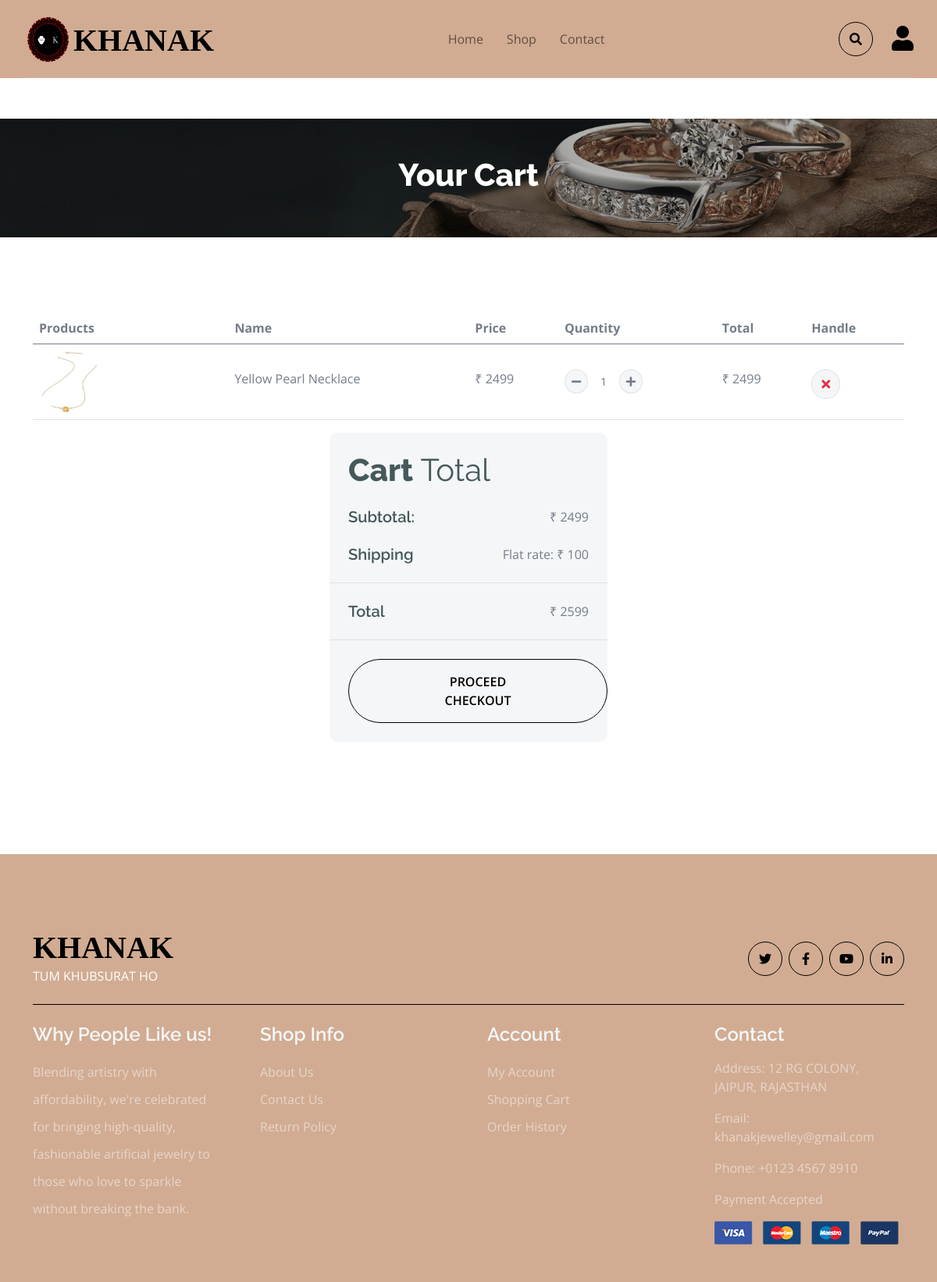
/cart.php?user_id=21, run on the app's committed database.
### tables this page shows
CREATE TABLE `cart` (
  `user_id` int(10) DEFAULT NULL,
  `product_id` int(10) NOT NULL,
  `product_name` varchar(200) NOT NULL,
  `price` int(100) NOT NULL,
  `quantity` int(100) NOT NULL DEFAULT 1,
  `total` int(100) GENERATED ALWAYS AS (`price` * `quantity`) STORED
);

CREATE TABLE `product_detail` (
  `product_id` int(11) NOT NULL,
  `category` varchar(15) NOT NULL,
  `product_name` varchar(2000) NOT NULL,
  `price` float NOT NULL,
  `small_description` varchar(700) NOT NULL,
  `description` varchar(5000) NOT NULL,
  `p_img` varchar(300) NOT NULL
);

### cart.php (the view, shortened to what this page needs)
<?php
include('server.php');
$subtotal = 0;
$shipping = 0;
if (isset($_GET['user_id'])) {
    $user_id = $_GET['user_id'];
    $index_link = "index.php?user_id=$user_id";
    $shop_link = "shop.php?user_id=$user_id";
    $contact_link = "contact.php?user_id=$user_id";
    $user_profile_link = "user_profile.php?user_id=$user_id";
    $cart_link = "cart.php?user_id=$user_id";
    $select_query = "SELECT SUM(total) AS subtotal FROM cart WHERE user_id = $user_id";
    $result_query = mysqli_query($conn, $select_query);
    $row = mysqli_fetch_assoc($result_query);
    if ($row['subtotal'] !== null) {
        $subtotal = $row['subtotal'];
    }
    $check_shipping_query = "SELECT * FROM cart";
    $result_shipping_query = mysqli_query($conn, $check_shipping_query);
    if (mysqli_num_rows($result_shipping_query) > 0) {
        $shipping = 100;
    } else {
        $shipping = 0;
    }
} else {
    $shop_link = "login.php";
    $index_link = "login.php";
    $contact_link = "contact.php";
    $user_profile_link = "login.php";
    $cart_link = "login.php";
}
?>
<!DOCTYPE html>
<html lang="en">
<head>
    <link rel="stylesheet" href="https://use.fontawesome.com/releases/v5.15.4/css/all.css" />
    <link href="https://cdn.jsdelivr.net/npm/bootstrap-icons@1.4.1/font/bootstrap-icons.css" rel="stylesheet">
    <link href="lib/lightbox/css/lightbox.min.css" rel="stylesheet">
    <link href="lib/owlcarousel/assets/owl.carousel.min.css" rel="stylesheet">
    <link href="css/bootstrap.min.css" rel="stylesheet">
    <link href="css/style.css" rel="stylesheet">
</head>
<body>
    <div class="container-fluid fixed-top">
        <div class="container px-0">
            <nav class="navbar navbar-light bg-white navbar-expand-xl">
                <img src="img/logo.png" class="logo" alt="n">
                <a href="<?php echo $index_link; ?>" class="navbar-brand">
                    <h1 class="text-primary display-6" style="font-family: droid serif; padding-top:7%">KHANAK</h1>
                </a>
                <div class="collapse navbar-collapse bg-white" id="navbarCollapse">
                    <div class="navbar-nav mx-auto">
                        <a href="<?php echo $index_link; ?>" class="nav-item nav-link">Home</a>
                        <a href="<?php echo $shop_link; ?>" class="nav-item nav-link">Shop</a>
                        <a href="<?php echo $contact_link; ?>" class="nav-item nav-link">Contact</a>
                    </div>
                    <div class="d-flex m-3 me-0">
                        <button class="btn-search btn border border-secondary btn-md-square rounded-circle bg-white me-4" data-bs-toggle="modal" data-bs-target="#searchModal"><i class="fas fa-search text-primary"></i></button>
                        <a href="<?php echo $user_profile_link; ?>" class="my-auto">
                            <i class="fas fa-user fa-2x"></i>
                        </a>
                    </div>
                </div>
            </nav>
        </div>
    </div>
    <div class="container-fluid page-header py-5">
        <h1 class="text-center text-white display-6">Your Cart</h1>
    </div>
    <div class="container-fluid py-5">
        <div class="container py-5">
            <div class="table-responsive">
                <table class="table">
                    <thead>
                        <tr>
                            <th scope="col">Products</th>
                            <th scope="col">Name</th>
                            <th scope="col">Price</th>
                            <th scope="col">Quantity</th>
                            <th scope="col">Total</th>
                            <th scope="col">Handle</th>
                        </tr>
                    </thead>
                    <tbody>
                        <?php
                            if(isset($_GET['user_id'])){
                                $user_id = $_GET['user_id'];
                            }
                            $select_query = "SELECT cart.*, product_detail.p_img FROM cart INNER JOIN product_detail ON cart.product_id = product_detail.product_id WHERE cart.user_id = $user_id";
                            $result_query = mysqli_query($conn, $select_query);
                            while ($row = mysqli_fetch_assoc($result_query)) {
                                $product_name = $row['product_name'];
                                $product_id =$row['product_id'];
                                $quantity = $row['quantity'];
                                $price = $row['price'];
                                $total = $row['total'];
                                $p_img = $row['p_img'];
                                echo "
                                    <tr>
                                        <th scope='row'>
                                            <div class='d-flex align-items-center'>
                                                <img src='$p_img' class='img-fluid me-5 rounded-circle' style='width: 80px; height: 80px;' alt=''>
                                            </div>
                                        </th>
                                        <td>
                                            <p class='mb-0 mt-4'>$product_name</p>
                                        </td>
                                        <td>
                                            <p class='mb-0 mt-4'>₹ $price</p>
                                        </td>
                                        <td>
                                        <form method='POST' action='update_quantity.php'>
                                        <input type='hidden' name='user_id' value='" . $user_id . "'>
                                        <input type='hidden' name='product_id' value='" . $product_id . "'>
                                            <div class='input-group quantity mt-4' style='width: 100px;'>
                                                <div class='input-group-btn'>
                                                    <button class='btn btn-sm btn-minus rounded-circle bg-light border'>
                                                        <i class='fa fa-minus'></i>
                                                    </button>
                                                </div>
                                                <input type='text' class='form-control form-control-sm text-center border-0 quantity-input' name='quantity' value='$quantity' onchange='this.form.submit()'>
                                                <div class='input-group-btn'>
                                                    <button class='btn btn-sm btn-plus rounded-circle bg-light border'>
                                                        <i class='fa fa-plus'></i>
                                                    </button>
                                                </div>
                                            </div>
                                        </form>
                                        </td>
                                        <td>
                                            <p class='mb-0 mt-4'>₹ $total</p>
                                        </td>
                                        <td>
                                        <form method='POST' action='delete_from_cart.php'>
                                            <input type='hidden' name='user_id' value='$user_id'>
                                            <input type='hidden' name='product_id' value='$product_id'>
                                            <button type='submit' class='btn btn-md rounded-circle bg-light border mt-4 delete-btn'>
                                                <i class='fa fa-times text-danger'></i>
                                            </button>
                                        </form>
                                    </td>
                                    </tr>";
                            }
                        ?>
                    </tbody>
                </table>
            </div>
            <div class='row g-4 justify-content-center'>
                <div class='col-sm-8 col-md-7 col-lg-6 col-xl-4'>
                    <div class='bg-light rounded'>
                        <div class='p-4'>
                            <h1 class='display-6 mb-4'>Cart <span class='fw-normal'>Total</span></h1>
                            <div class='d-flex justify-content-between mb-4'>
                                <h5 class='mb-0 me-4'>Subtotal:</h5>
                                <p class='mb-0'>₹ <?php echo $subtotal; ?></p>
                            </div>
                            <div class='d-flex justify-content-between'>
                                <h5 class='mb-0 me-4'>Shipping</h5>
                                <div class=''>
                                    <p class='mb-0'>Flat rate: ₹ <?php echo $shipping; ?></p>
                                </div>
                            </div>
                        </div>
                        <div class='py-4 mb-4 border-top border-bottom d-flex justify-content-between'>
                            <h5 class='mb-0 ps-4 me-4'>Total</h5>
                            <p class='mb-0 pe-4'>₹ <?php echo $subtotal + $shipping; ?></p>
                        </div>
                        <a href='checkout.php?user_id=<?php echo $user_id; ?>'>
                            <button class='btn border-secondary rounded-pill py-3 text-primary text-uppercase mb-4 ms-4' style='padding: 6.5rem;' type='button'>Proceed Checkout</button>
                        </a>
                    </div>
                </div>
            </div>
        </div>
    </div>
    <div class="container-fluid bg-dark text-white-50 footer pt-5 mt-5">
            <div class="container py-5">
                <div class="pb-4 mb-4" style="border-bottom: 1px solid #000 ;">
                    <div class="row g-4">
                        <div class="col-lg-3">
                            <a href="#">
                                <h1 class="text-primary mb-0" style="font-family: droid serif;">KHANAK</h1>
                                <p class="text-secondary mb-0">TUM KHUBSURAT HO</p>
                            </a>
                        </div>
                        <div class="col-lg-6">
                        </div>
                        <div class="col-lg-3">
                            <div class="d-flex justify-content-end pt-3">
                                <a class="btn  btn-outline-secondary me-2 btn-md-square rounded-circle" href=""><i class="fab fa-twitter"></i></a>
                                <a class="btn btn-outline-secondary me-2 btn-md-square rounded-circle" href=""><i class="fab fa-facebook-f"></i></a>
                                <a class="btn btn-outline-secondary me-2 btn-md-square rounded-circle" href=""><i class="fab fa-youtube"></i></a>
                                <a class="btn btn-outline-secondary btn-md-square rounded-circle" href=""><i class="fab fa-linkedin-in"></i></a>
                            </div>
                        </div>
                    </div>
                </div>
                <div class="row g-5">
                    <div class="col-lg-3 col-md-6">
                        <div class="footer-item">
                            <h4 class="text-light mb-3">Why People Like us!</h4>
                            <p class="mb-4">Blending artistry with affordability, we're celebrated for bringing high-quality, fashionable artificial jewelry to those who love to sparkle without breaking the bank.</p>
                        </div>
                    </div>
                    <div class="col-lg-3 col-md-6">
                        <div class="d-flex flex-column text-start footer-item">
                            <h4 class="text-light mb-3">Shop Info</h4>
                            <a class="btn-link" href="">About Us</a>
                            <a class="btn-link" href="<?php echo $contact_link; ?>">Contact Us</a>
                            <a class="btn-link" href="">Return Policy</a>
                        </div>
                    </div>
                    <div class="col-lg-3 col-md-6">
                        <div class="d-flex flex-column text-start footer-item">
                            <h4 class="text-light mb-3">Account</h4>
                            <a class="btn-link" href="<?php echo $user_profile_link; ?>">My Account</a>
                            <a class="btn-link" href="<?php echo $cart_link; ?>">Shopping Cart</a>
                            <a class="btn-link" href="orders.php?user_id=<?php echo isset($_GET['user_id']) ? $_GET['user_id'] : ''; ?>">Order History</a>
                        </div>
                    </div>
                    <div class="col-lg-3 col-md-6">
                        <div class="footer-item">
                            <h4 class="text-light mb-3">Contact</h4>
                            <p>Address: 12 RG COLONY, JAIPUR, RAJASTHAN</p>
                            <p>Email: khanakjewelley@gmail.com</p>
                            <p>Phone: +0123 4567 8910</p>
                            <p>Payment Accepted</p>
                            <img src="img/payment.png" class="img-fluid" alt="">
                        </div>
                    </div>
                </div>
            </div>
        </div>
</body>
</html>

### css/style.css (style rules this page uses)
.btn { font-weight: 600; transition: .5s; }
.btn-md-square { width: 44px; height: 44px; }
.btn-square, .btn-sm-square, .btn-md-square, .btn-lg-square { padding: 0; display: flex; align-items: center; justify-content: center; font-weight: normal; }
.btn.border-secondary { transition: 0.5s; }
.fixed-top { transition: 0.5s; background: #D1AC92; border: 0; }
.navbar .navbar-nav .nav-link { padding: 10px 15px; font-size: 16px; transition: .5s; }
.navbar { height: 100px; border-bottom: 1px solid rgba(255, 255, 255, .1); }
.logo { width: 4rem; height: 4rem; }
.page-header { position: relative; background: linear-gradient(rgba(0, 0, 0, 0.3), rgba(0, 0, 0, 0.3)), url(../img/shopcart4.jpeg); background-position: center center; background-repeat: no-repeat; background-size: cover; }
@media (min-width: 992px) { .hero-header, .page-header { margin-top: 152px !important; } }
.footer .footer-item .btn-link { line-height: 35px; color: rgba(255, 255, 255, .5); transition: 0.5s; }
.footer .footer-item p.mb-4 { line-height: 35px; }

### data on the page
cart: product.p_img (picture), product_name "Yellow Pearl Necklace", price "2499", quantity "1", total "2499"

### other printed values
$subtotal "2499"
$shipping "100"
$subtotal + $shipping "2599"
